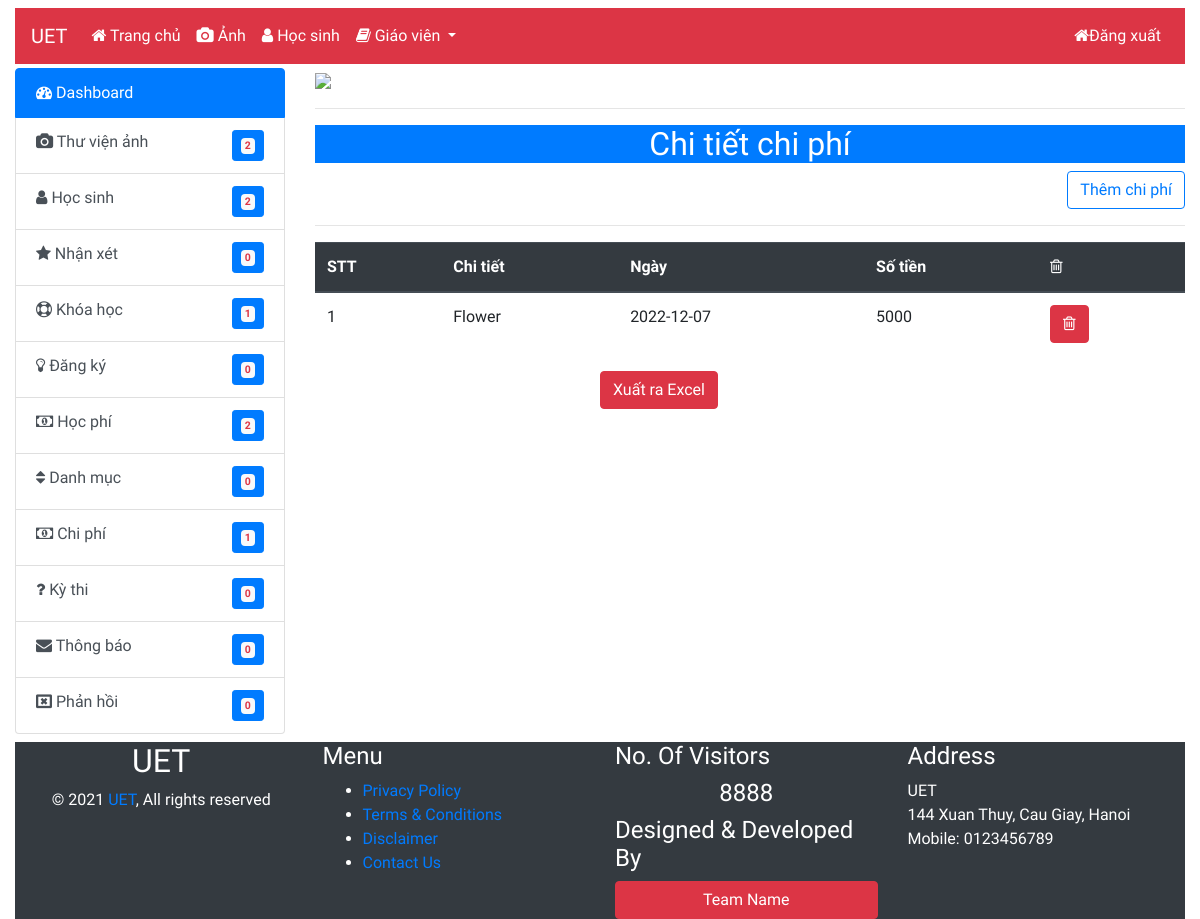
Screenshot of /admin/expenses.php (signed in) with the database file from the repository.
### tables this page shows
CREATE TABLE `expenses` (
  `id` int(10) NOT NULL,
  `particular` varchar(255) NOT NULL,
  `amt` int(10) NOT NULL,
  `date` varchar(250) NOT NULL
);

### admin/expenses.php (the view, shortened to what this page needs)
<?php
require_once('inc/top.php');
require_once('inc/db.php');
?>
<div class="container-fluid">
    <div class="row">
        <div class="col-md-12 mt-2">
            <?php include('inc/navbar.php'); ?>
        </div>
    </div>
    <div class="row mt-1">
        <div class="col-md-3">
            <?php include('inc/sidebar.php'); ?>
        </div>
        <div class="col-md-9">
            <div class="row">
                <div class="col-md-12">
                    <img src="images/logo.jpg" class="img-fluid" /><hr>
                </div>
            </div>
            <div class="row">
                <div class="col-md-12">
                    <h2 class="text-center text-white bg-primary">Chi tiết chi phí</h2>
                    <div align = "right">
                        <a href="addExpenses.php" class="btn btn-outline-primary">Thêm chi phí </a><hr>
                    </div>
                    <table class="table table-border" id="table2excel">
                        <thead class="thead-dark">
                            <tr>
                                <th>STT</th>
                                <th>Chi tiết</th>
                                <th>Ngày</th>
                                <th>Số tiền</th>
                                <th><i class="fa fa-trash-o"></i></th>
                            </tr>
                        </thead>
                        <tbody>
                            <?php
                                $expenses = "SELECT * FROM expenses ORDER BY id DESC";
                                $runexpenses = mysqli_query($con,$expenses);
                                $i=0;
                                while($rowexpenses = mysqli_fetch_array($runexpenses)){
                                    $id = $rowexpenses['id'];
                                    $particular = $rowexpenses['particular'];
                                    $amt = $rowexpenses['amt'];
                                    $date = $rowexpenses['date'];
                                    $i++
                            ?>
                            <tr>
                                <td><?php echo  $i;?></td>
                                <td><?php echo  $particular;?></td>
                                <td><?php echo  $date;?></td>
                                <td><?php echo  $amt;?></td>
                                <td><a href="expenses.php?del=<?php echo $id;?>" class="btn btn-danger">
                                <i class="fa fa-trash-o"></i></a>
                                </td>
                            </tr>
                            <?php } ?>
                        </tbody>
                    </table>
                </div>
                    <button class="btn btn-danger offset-md-4" id="btn" type="button">Xuất ra Excel</button>
            </div>
        </div>
    </div>
    <div class="container-fluid">
        <div class="row bg-dark mt-2">
            <?php include('inc/footer.php'); ?>
        </div>
    </div>
</div>
</body>
</html>

### admin/inc/top.php (style rules this page uses)
body { font-family: 'Raleway', sans-serif; }

### rows the page displays
expenses: particular "Flower", date "2022-12-07", amt "5000"

### other values shown
$row_gallery "2"
$row_student "2"
$row_review "0"
$row_courses "1"
$row_register "0"
$row_fee "2"
$row_category "0"
$row_expenses "1"
$row_exam "0"
$row_msg "0"
$row_msgtoclasses "0"
